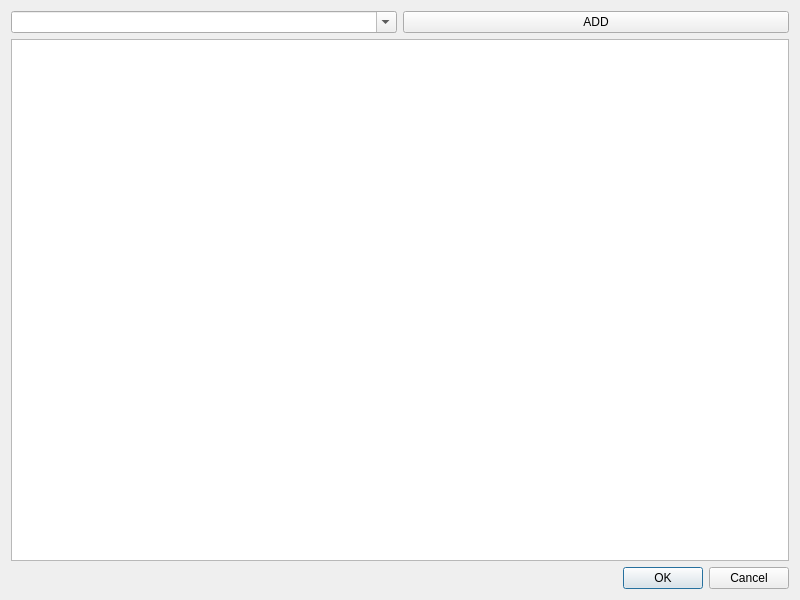
<?xml version="1.0" encoding="UTF-8"?>
<ui version="4.0">
 <class>Dialog</class>
 <widget class="QDialog" name="Dialog">
  <property name="geometry">
   <rect>
    <x>0</x>
    <y>0</y>
    <width>800</width>
    <height>600</height>
   </rect>
  </property>
  <property name="windowTitle">
   <string>Dialog</string>
  </property>
  <layout class="QGridLayout" name="gridLayout">
   <item row="0" column="0">
    <layout class="QHBoxLayout" name="horizontalLayout">
     <item>
      <widget class="QComboBox" name="comboBox">
       <property name="editable">
        <bool>true</bool>
       </property>
      </widget>
     </item>
     <item>
      <widget class="QPushButton" name="btnAdd">
       <property name="text">
        <string>ADD</string>
       </property>
      </widget>
     </item>
    </layout>
   </item>
   <item row="1" column="0">
    <widget class="QListWidget" name="listWidget">
     <property name="selectionMode">
      <enum>QAbstractItemView::ExtendedSelection</enum>
     </property>
    </widget>
   </item>
   <item row="2" column="0">
    <widget class="QDialogButtonBox" name="buttonBox">
     <property name="standardButtons">
      <set>QDialogButtonBox::Cancel|QDialogButtonBox::Ok</set>
     </property>
    </widget>
   </item>
  </layout>
 </widget>
 <resources/>
 <connections/>
</ui>
